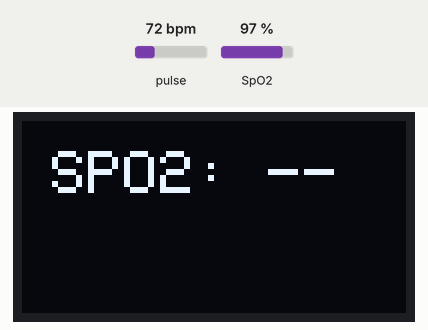
Bench run of a sketch on a simulated ESP32. Parts: 128×64 one-colour display. Inputs (shaded band) come from the test bench; at power-on: SpO2 97 %, pulse 72 bpm. What the sketch prints to the serial monitor is not drawn.

Above: at 1.2 s.
1.3 s: SpO2 set to 80 %
At 5.0 s:
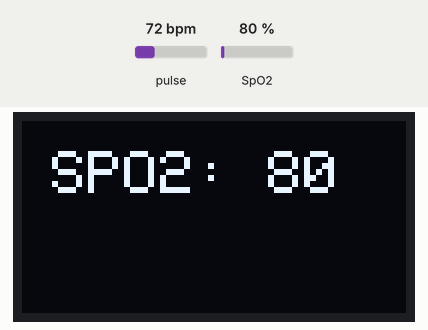
5.7 s: SpO2 set to 85 %
Timing chart, 0 to 8.0 s (numbered marks = the images above; inputs shaded):
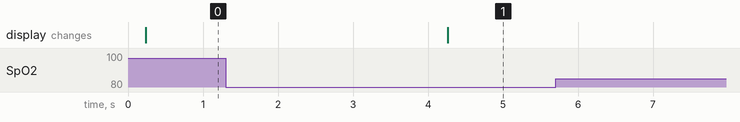

Measured:
- after the input at 1.3 s, the display: changes after 3.0 s (image 1)

The sketch:

6.SPO2_example.ino
```cpp
/**
 * @brief OLED에 산소포화도(SPO2) 값을 표시하는 예제
 *
 */

// ======== 사용 라이브러리 =========
// MAX3010x : 1.1.2
// Adafruit_GFX : 1.12.1
// Adafruit_SSD1306 : 2.5.13
// =================================

// #include <Arduino.h>  // PlatformIO/VSCode 사용 시 권장

#include <Wire.h>
#include <Adafruit_GFX.h>
#include <Adafruit_SSD1306.h>
#include "MAX30105.h"
#include "heartRate.h"// 심박수 계산 라이브러리
#include "spo2_algorithm.h"// 산소포화도 계산 라이브러리

//  - OLED I2C 핀 (보드에 따라 변경 가능)

#define SCL_OLED_PIN 22
#define SDA_OLED_PIN 21

//  - MAX30102 센서 핀

#define I2C_SCL_PIN 17
#define I2C_SDA_PIN 16

// 주기 제어

#define OLED_INTERVAL_TIME_MS 200

// OLED 해상도 및 I2C통신 주소

#define OLED_SCREEN_WIDTH 128
#define OLED_SCREEN_HEIGHT 64
#define OLED_I2C_ADDR 0x3C

// 그래프 크기 및 출력 시작위치

#define GRAPH_WIDTH 120
#define GRAPH_HEIGHT 32
#define GRAPH_START_X 4
#define GRAPH_START_Y 20

#define DISTANCE 90000 // 손가락과 센서사이의 거리

#define SPO_MIN 70 // 최소 산소포화도

// ==== 산소 측정 =============================

// 센서 설정값
uint8_t ledBrightness = 60; // Options: 0=Off to 255=50mA
uint8_t sampleAverage = 4;  // Options: 1, 2, 4, 8, 16, 32
uint8_t ledMode = 2;        // Options: 1 = Red only, 2 = Red + IR, 3 = Red + IR + Green
uint8_t sampleRate = 100;   // Options: 50, 100, 200, 400, 800, 1000, 1600, 3200
uint32_t pulseWidth = 411;  // Options: 69, 118, 215, 411
uint32_t adcRange = 4096;   // Options: 2048, 4096, 8192, 16384

// 데이터 저장용 배열
uint32_t SPO2_irBuffer[100]; // 적외선 데이터 100개 저장용 배열
uint32_t SPO2_redBuffer[100]; // 빨간빛 데이터 100개 저장용 배열

// 계산 결과 저장 변수
int32_t bufferLength = 100; // 배열 크기 (100개)
int32_t spo2; // 계산된 산소포화도 값
int8_t validSPO2; // SPO2 값이 유효한지 여부 (1=유효, 0=무효)
int32_t heartRate; // 계산된 심박수 값
int8_t validHeartRate; // 심박수 값이 유효한지 여부

// ======= OLED 초기화 =============
Adafruit_SSD1306 display(OLED_SCREEN_WIDTH, OLED_SCREEN_HEIGHT, &Wire1, -1);

// MAX3010x 인스턴스 생성
MAX30105 sensor;

void setup()
{

  Serial.begin(115200);
  Wire1.begin(SDA_OLED_PIN, SCL_OLED_PIN);
  Wire.begin(I2C_SDA_PIN, I2C_SCL_PIN, 100000);

  // OLED 시작!
  if (!display.begin(SSD1306_SWITCHCAPVCC, OLED_I2C_ADDR))
  {
    Serial.println(F("SSD1306 초기화 실패"));
    while (true);
  }

  // MAX30105 센서 초기화 및 연결 확인
  if (!sensor.begin(Wire, I2C_SPEED_FAST))
  {
    Serial.println("MAX3010x 센서를 찾을 수 없습니다. 연결을 확인 해 주십시오. ");
    while (1)
      ; // 무한루프로 프로그램 정지 (센서 연결 실패시)
  }

  Serial.println("안정적이게 손가락을 센서에 밀착해 주십시오.");

  // 조금 더 정교한 센서 설정
  sensor.setup(ledBrightness, sampleAverage, ledMode, sampleRate, pulseWidth, adcRange);
}

void loop()
{
  // 정적 변수 (함수 호출 간에 값이 유지됨)
  static uint32_t lastRead = 0; // 마지막으로 OLED를 업데이트한 시간
  static uint8_t idx = 0; // 배열에 데이터를 저장할 위치
  static bool collecting = false; // 데이터 수집 중인지 여부

  sensor.check(); // 센서에 새로운 데이터가 있는지 확인

  // 데이터 수집
  if (sensor.available()) // 새로운 데이터가 준비되었다면
  {
    SPO2_redBuffer[idx] = sensor.getRed(); // 빨간빛 값 저장
    SPO2_irBuffer[idx] = sensor.getIR(); // 적외선 값 저장
    sensor.nextSample(); // 다음 샘플로 이동

    idx++; // 다음 배열 위치로 이동
    collecting = true;     // 데이터 수집 중임을 표시

    // 100개 모이면 산소 포화도 계산
    if (idx >= bufferLength) // 배열이 가득 찼다면
    {
      // SPO2와 심박수 계산 (라이브러리 함수 사용)
      maxim_heart_rate_and_oxygen_saturation(
          SPO2_irBuffer, bufferLength, SPO2_redBuffer,
          &spo2, &validSPO2, &heartRate, &validHeartRate);
      idx = 0; // 배열 인덱스 초기화 (다시 처음부터 채우기 시작)
    }
  }

  // 200ms마다 화면 업데이트
  if (millis() - lastRead > OLED_INTERVAL_TIME_MS)
  {
    lastRead = millis();

    display.clearDisplay();
    display.setTextSize(2);
    display.setTextColor(SSD1306_WHITE);
    display.setCursor(10, 10);

    uint32_t ir = sensor.getIR();
    if (ir > DISTANCE && collecting)
    {
      display.print("SPO2: ");
      if (validSPO2 && spo2 > SPO_MIN)
      {
        display.print(spo2);
      }
      else
      {
        display.print("--");
      }
    }
    else
    {
      // 손가락이 감지되지 않았을때
      display.print("Put !!");
    }

    display.display();
  }
  if (validSPO2) // 유효한 값일때 계산된 산소포화도 시리얼 출력!
  {
    Serial.print("SPO2: ");
    Serial.print(spo2);
    Serial.println("%");
  }
}
```
